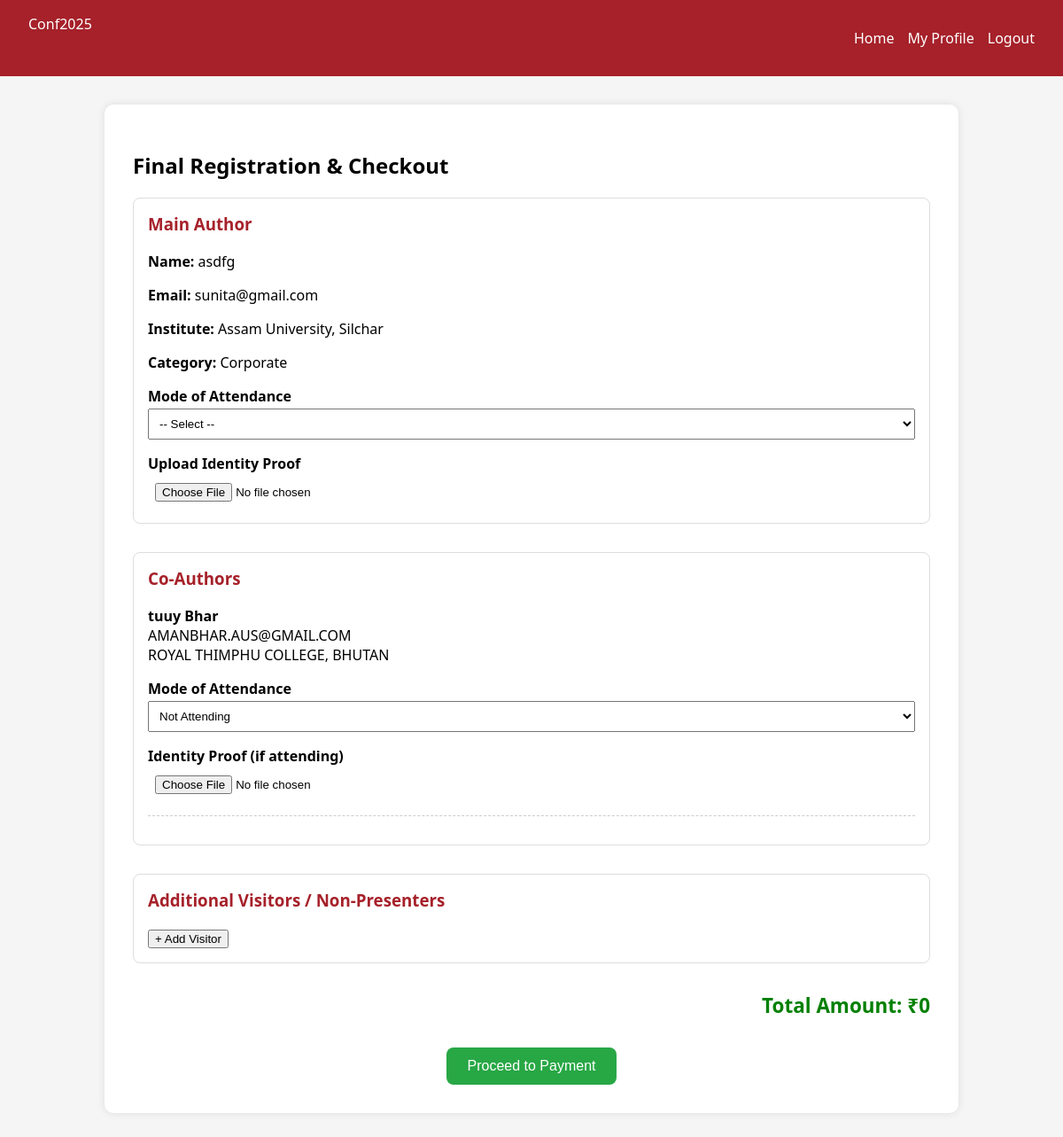
The page /checkout/IBSSC10001/ (signed in) on the database its author committed.
### conference/models.py (models this page shows, shortened)
class AbstractSubmission(models.Model):
    main_author = models.CharField(max_length=255)
    email = models.EmailField()
    abstract_file = models.FileField(upload_to='abstracts/')
    user = models.ForeignKey(User, on_delete=models.CASCADE)
    paper_id = models.CharField(max_length=15, unique=True, editable=False, blank=True)
    title = models.CharField(max_length=255)
    name = models.CharField(max_length=255)
    INSTITUTE_CHOICES = [
        ('Assam University, Silchar', 'Assam University, Silchar'),
        ('Royal Thimphu College, Bhutan', 'Royal Thimphu College, Bhutan'),
        ('Others', 'Others'),
    ]
    institute = models.CharField(max_length=100, choices=INSTITUTE_CHOICES)
    custom_institute = models.CharField(max_length=255, blank=True, null=True)
    DESIGNATION_CHOICES = [
        ('Student', 'Student'),
        ('Research Scholar', 'Research Scholar'),
        ('Professor', 'Professor'),
        ('Associate Professor', 'Associate Professor'),
        ('Assistant Professor', 'Assistant Professor'),
        ('Corporate', 'Corporate'),
    ]
    designation = models.CharField(max_length=50, choices=DESIGNATION_CHOICES)
    keywords = models.TextField()
    full_paper = models.FileField(upload_to='papers/', blank=True, null=True)
    STATUS_CHOICES = [
        ('PENDING', 'Pending'),
        ('APPROVED', 'Approved'),
        ('REJECTED', 'Rejected'),
    ]
    status = models.CharField(max_length=20, choices=STATUS_CHOICES, default='PENDING')
    submitted_on = models.DateTimeField(auto_now_add=True)
    MODE_CHOICES = [('Online', 'Online'), ('Offline', 'Offline')]
    CATEGORY_CHOICES = [
        ('Academician', 'Academician'),
        ('Corporate', 'Corporate'),
        ('Student', 'Research Scholar / Student'),
        ('NonPresenter', 'Non-presenter / Listener'),
        ('International', 'International (Non-Indian, Non-Bhutanese)')
    ]
    mode_of_participation = models.CharField(max_length=10, choices=MODE_CHOICES, default='Offline')
    category = models.CharField(max_length=30, choices=CATEGORY_CHOICES, default='Student')
    payment_amount = models.IntegerField(default=0)
    payment_status = models.BooleanField(default=False)
    class Meta:
        verbose_name = "Abstract Submission"
        verbose_name_plural = "Abstract Submissions"
        ordering = ['paper_id']

class CoAuthor(models.Model):
    submission = models.ForeignKey(AbstractSubmission, on_delete=models.CASCADE, related_name='coauthors')
    first_name = models.CharField(max_length=100)
    last_name = models.CharField(max_length=100)
    email = models.EmailField()
    affiliation = models.CharField(max_length=200)
    designation = models.CharField(
        max_length=100,
        choices=[
            ('Student', 'Student'),
            ('Research Scholar', 'Research Scholar'),
            ('Assistant Professor', 'Assistant Professor'),
            ('Associate Professor', 'Associate Professor'),
            ('Professor', 'Professor'),
            ('Corporate', 'Corporate'),
        ]
    )
    category = models.CharField(
        max_length=30,
        choices=[
            ('Academician', 'Academician'),
            ('Corporate', 'Corporate'),
            ('Student', 'Research Scholar / Student'),
            ('NonPresenter', 'Non-presenter / Listener'),
            ('International', 'International (Non-Indian, Non-Bhutanese)'),
        ],
        default='Student'
    )
    class Meta:
        ordering = ['last_name', 'first_name']

### conference/views.py (the view, shortened to what this page needs)
# urls.py: path('checkout/<str:paper_id>/', views.checkout_view, name='checkout'),
@login_required
def checkout_view(request, paper_id):
    submission = get_object_or_404(AbstractSubmission, paper_id=paper_id, user=request.user)
    if submission.payment_status:
        messages.error(request, "You have already completed payment.")
        return redirect('payment', paper_id=paper_id)
    try:
        registration = FinalRegistration.objects.get(submission=submission)
        participants = registration.participants.all()
    except FinalRegistration.DoesNotExist:
        registration = None
        participants = []
    coauthors = submission.coauthors.all()
    return render(request, 'conference/checkout.html', {
        'submission': submission,
        'coauthors': coauthors,
        'registration': registration,
        'participants': participants,
    })

### conference/templates/conference/checkout.html (shortened to what this page needs)
{% load static %}
<!DOCTYPE html>
<html lang="en">
<head>
  <link rel="stylesheet" href="{% static 'css/checkout.css' %}">
</head>
<body>
<nav class="navbar">
  <div class="logo">Conf<span>2025</span></div>
  <ul class="nav-links">
    <li><a href="{% url 'home' %}">Home</a></li>
    <li><a href="{% url 'profile' %}">My Profile</a></li>
    <li><a href="{% url 'logout' %}">Logout</a></li>
  </ul>
</nav>
<div class="container">
  <h2>Final Registration & Checkout</h2>
  <form method="post" enctype="multipart/form-data" id="checkout-form">
    <section class="card">
      <h3>Main Author</h3>
      <p><strong>Name:</strong> {{ submission.name }}</p>
      <p><strong>Email:</strong> {{ submission.user.email }}</p>
      <p><strong>Institute:</strong> {{ submission.institute }}</p>
      <p><strong>Category:</strong> {{ submission.get_category_display }}</p>
      <label>Mode of Attendance</label>
      <select name="author_mode" required onchange="updateTotal()">
        <option value="">-- Select --</option>
      </select>
      <label>Upload Identity Proof</label>
      <input type="file" name="author_identity_proof" accept=".pdf,.png,.jpg,.jpeg" required>
    </section>
    {% if coauthors %}
    <section class="card">
      <h3>Co-Authors</h3>
      {% for co in coauthors %}
        <div class="coauthor-block">
          <p><strong>{{ co.first_name }} {{ co.last_name }}</strong><br>{{ co.email }}<br>{{ co.affiliation }}</p>
          <label>Mode of Attendance</label>
          <select name="coauthor_mode_{{ forloop.counter0 }}" required onchange="updateTotal()">
            <option value="None">Not Attending</option>
          </select>
          <label>Identity Proof (if attending)</label>
          <input type="file" name="coauthor_proof_{{ forloop.counter0 }}" accept=".pdf,.png,.jpg,.jpeg">
        </div>
      {% endfor %}
    </section>
    {% endif %}
    <section class="card">
      <h3>Additional Visitors / Non-Presenters</h3>
      <button type="button" onclick="addVisitor()">+ Add Visitor</button>
    </section>
    <div class="summary">
      <h3>Total Amount: ₹<span id="total-amount">0</span></h3>
    </div>
    <div class="buttons">
      <button type="submit" class="submit-btn">Proceed to Payment</button>
    </div>
  </form>
</div>
</body>
</html>

### conference/static/css/checkout.css (style rules this page uses)
body { font-family: 'Segoe UI', sans-serif; background: #f5f5f5; margin: 0; }
.navbar { background: #a6212a; padding: 1rem 2rem; color: white; display: flex; justify-content: space-between; }
.nav-links { list-style: none; display: flex; gap: 15px; }
.nav-links a { color: white; text-decoration: none; }
.container { max-width: 900px; margin: 2rem auto; background: white; padding: 2rem; border-radius: 10px; box-shadow: 0 0 10px rgba(0,0,0,0.1); }
.card { margin-bottom: 2rem; padding: 1rem; border: 1px solid #ddd; border-radius: 8px; }
.card h3 { margin-top: 0; color: #a6212a; }
label { display: block; margin-top: 1rem; font-weight: 600; }
input[type="file"], input[type="text"], input[type="email"], select { width: 100%; padding: 0.5rem; margin-top: 0.2rem; }
.coauthor-block { padding-bottom: 1rem; border-bottom: 1px dashed #ccc; margin-bottom: 1rem; }
.summary { margin-top: 1.5rem; text-align: right; font-size: 1.2rem; color: green; }
.buttons { text-align: center; margin-top: 2rem; }
.submit-btn { background-color: #28a745; color: white; padding: 12px 24px; border: none; font-size: 16px; border-radius: 8px; cursor: pointer; }

### rows shown on the page
AbstractSubmission: name "asdfg", user.email "sunita@gmail.com", institute "Assam University, Silchar", category "Corporate"
CoAuthor: first_name "tuuy", last_name "Bhar", email "AMANBHAR.AUS@GMAIL.COM", affiliation "ROYAL THIMPHU COLLEGE, BHUTAN"
